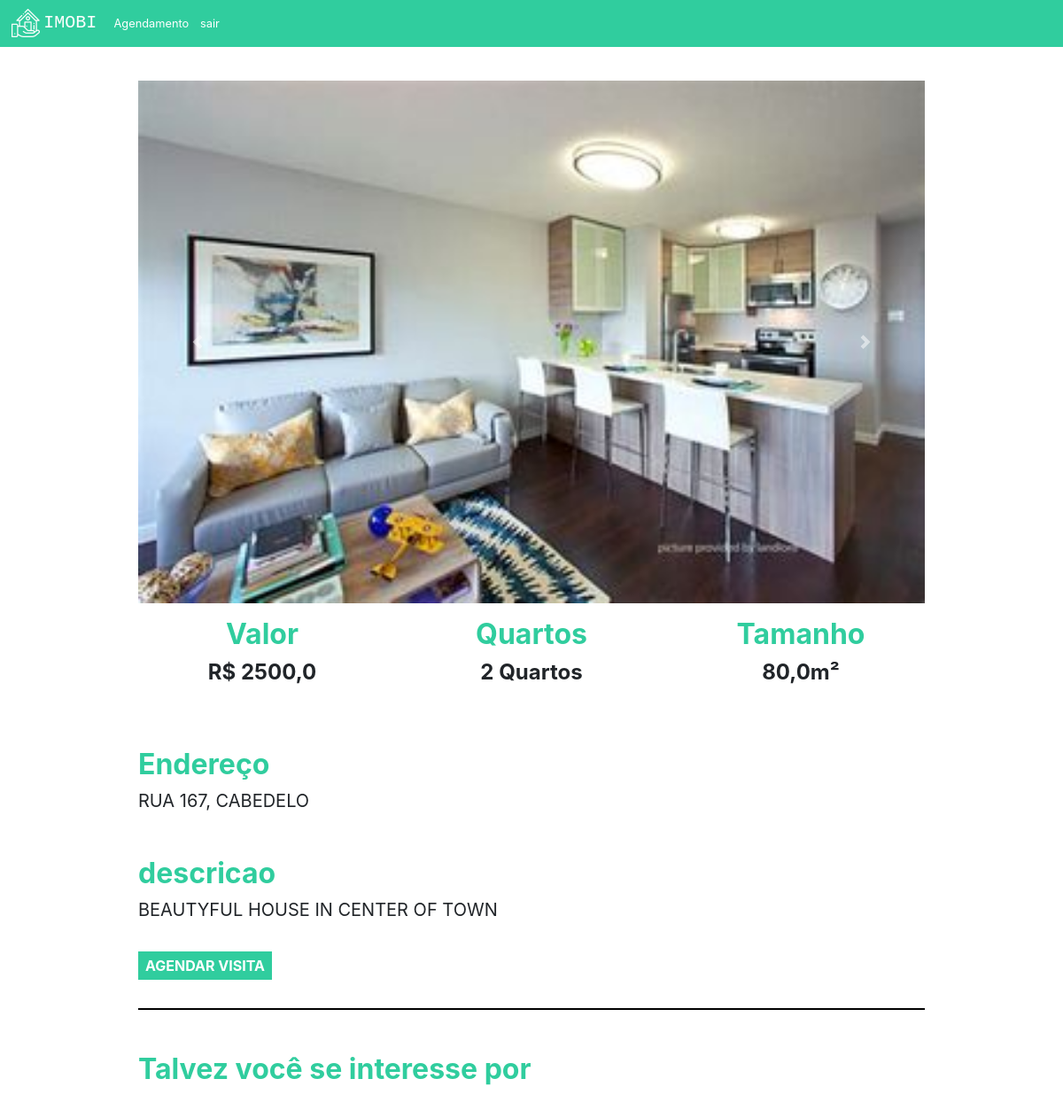
Page /imovel/2 (signed in) on the committed database.
### plataforma/models.py (models this page shows, shortened)
class Imagem(models.Model):
    img = models.ImageField(upload_to='img')
    def __str__(self) -> str:
        return self.img.url

class Imovei(models.Model):
    choices = (('V', 'Venda'),
               ('A', 'Aluguel'))
    choices_imovel = (('A', 'Apartamento'),
                      ('C', 'Casa'))
    imagens = models.ManyToManyField(Imagem)
    valor = models.FloatField()
    quartos = models.IntegerField()
    tamanho = models.FloatField()
    cidade = models.ForeignKey(Cidade, on_delete=models.DO_NOTHING)
    rua = models.CharField(max_length=50)
    tipo = models.CharField(max_length=1, choices=choices)
    tipo_imovel = models.CharField(max_length=1, choices=choices_imovel)
    numero = models.IntegerField()
    descricao = models.TextField()
    dias_visita = models.ManyToManyField(DiasVisita)
    horarios = models.ManyToManyField(Horario)

class Cidade(models.Model):
    nome = models.CharField(max_length=30)
    def __str__(self) -> str:
        return self.nome

### plataforma/views.py (the view)
# urls.py: path('imovel/<str:id>', views.imovel, name='imovel'),
def imovel(request, id):
    imovel = get_object_or_404(Imovei, id=id)
    sugestoes = Imovei.objects.filter(cidade=imovel.cidade).exclude(id=id)[:2]
    return render(request, 'imovel.html', {'imovel': imovel, 'sugestoes': sugestoes, 'id': id})

### plataforma/models.py (called while the page is built)
    def __str__(self) -> str:
        return self.dia

    def __str__(self) -> str:
        return str(self.horario)

### plataforma/templates/imovel.html (shortened to what this page needs)
{% extends 'base.html' %}
{% load static %}
{% block 'head' %}
<link rel="stylesheet" href="{% static 'plataforma/css/home.css' %}">
{% endblock  %}
{% block 'body' %}
    <div style="text-align: center" class="container">
        <br>
        <br>
        <div id="carouselExampleControls" class="carousel slide" data-ride="carousel">
            <div class="carousel-inner">
                {% for img in imovel.imagens.all  %}
                    <div class="carousel-item {% if forloop.first %} active {% endif %}" >
                        <img class="d-block w-100" src="{{img}}" alt="First slide">
                    </div>
                {% endfor %}
            </div>
        <a class="carousel-control-prev" href="#carouselExampleControls" role="button" data-slide="prev">
            <span class="carousel-control-prev-icon" aria-hidden="true"></span>
        </a>
        <a class="carousel-control-next" href="#carouselExampleControls" role="button" data-slide="next">
            <span class="carousel-control-next-icon" aria-hidden="true"></span>
        </a>
    </div>
        <div class="row">
            <div class="col-md">
                <h3 class="titulo_especificacao">Valor</h3>
                <p class="especificacao">R$ {{imovel.valor}}</p>
            </div>
            <div class="col-md">
                <h3 class="titulo_especificacao">Quartos</h3>
                <p class="especificacao">{{imovel.quartos}} Quartos</p>
            </div>
            <div class="col-md">
                <h3 class="titulo_especificacao">Tamanho</h3>
                <p class="especificacao">{{imovel.tamanho}}m²</p>
            </div>
        </div>
        <br>
        <br>
        <div style="text-align: left">
            <h3 class="titulo_especificacao">Endereço</h3>
            <p class="especificacao_endereco">{{imovel.rua}}, {{imovel.cidade }}</p>
        </div>
        <br>
        <div style="text-align: left">
            <h3 class="titulo_especificacao">descricao</h3>
            <p class="especificacao_endereco">{{imovel.descricao}}</p>
            <br>
            <button class="btn_agendar_visita" data-toggle="modal" data-target="#exampleModal">AGENDAR VISITA</button>
            <br>
            <br>
        </div>
        <hr style="border: 1px solid black">
        <br>
        <div class="div_possivel_interesse">
            <h3 class="titulo_especificacao">Talvez você se interesse por</h3>
        </div>
    </div>
{% endblock  %}

### templates/static/plataforma/css/home.css (style rules this page uses)
html { zoom: 80% }
.titulo_especificacao { color: #30CD9E; font-weight: bold; margin-top: 20px; font-size: 40px; }
.especificacao { font-size: 30px; font-weight: bold; }
.especificacao_endereco { font-size: 25px; }
.btn_agendar_visita { border: none; background-color: #30CD9E; color: white; font-weight: bold; font-size: 20px; padding: 5px 10px 5px 10px; }
.div_possivel_interesse { text-align: left; }

### rows in the picture
Imagem: img (picture)
Imovei: valor "2500,0", quartos "2", tamanho "80,0", rua "RUA 167", cidade "CABEDELO", descricao "BEAUTYFUL HOUSE IN CENTER OF TOWN"
